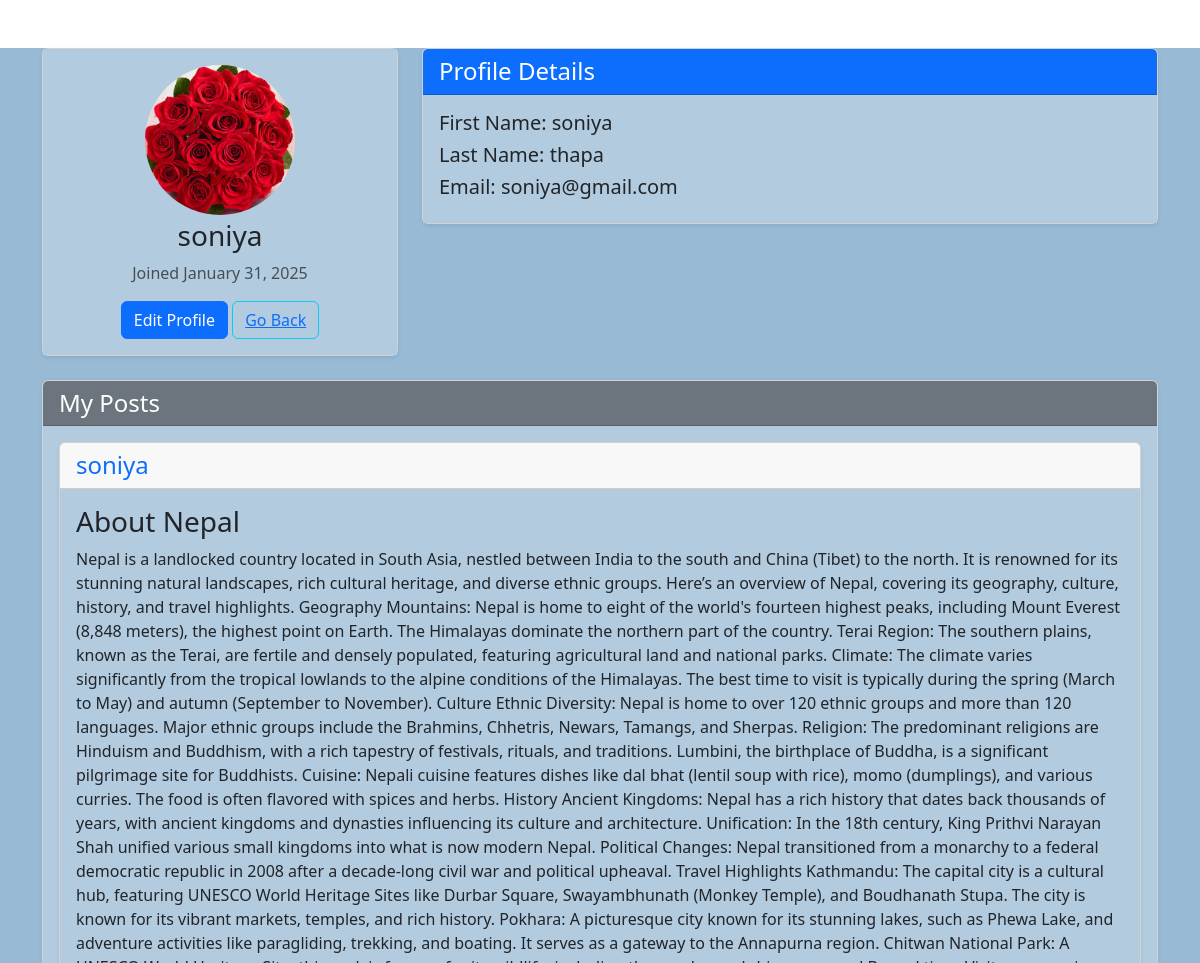
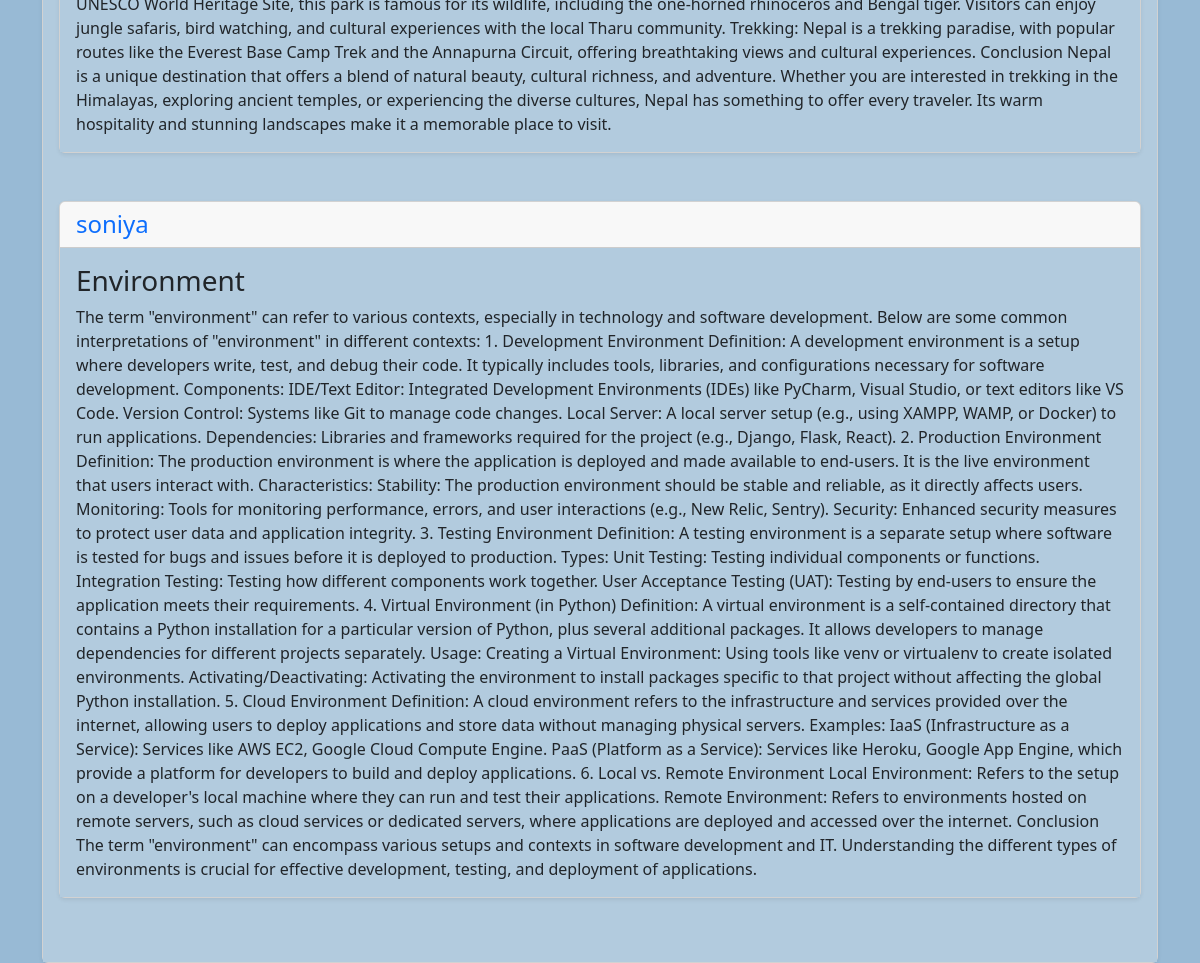
/profile/ (signed in), run on the app's committed database (2 pictures, top to bottom).
### base/models.py (models this page shows, shortened)
class Profile(models.Model):
    user = models.OneToOneField(User, on_delete=models.CASCADE,null= True, blank=True)
    image = models.ImageField(null= True, blank= True)

class Posts(models.Model):
    Title = models.CharField(max_length=100)
    description= models.TextField(max_length=1000)
    created_at = models.DateTimeField(default=timezone.now)
    author = models.ForeignKey(User, on_delete=models.CASCADE)

### base/views.py (the view, shortened to what this page needs)
# urls.py: path('profile/', views.profile, name= 'profile'),
@login_required
def profile(request):
    profile, created = Profile.objects.get_or_create(user=request.user)
    posts = Posts.objects.filter(author=request.user)
    return render(request, 'base/profile.html', {'posts': posts, 'profile': profile})

### base/templates/base/profile.html (shortened to what this page needs)
{% extends 'base/index.html' %}
{% block content %}
{% load static%}
<div class="container mt-5">
    <div class="row">
        <div class="col-md-4">
            <div class="card shadow-sm">
                <div class="card-body text-center">
                    <div class="mb-1">
                        {% if profile.image %}
                            <img src="{{ profile.image.url }}" class="rounded-circle" alt="Profile Picture" style="width: 150px; height: 150px; object-fit: cover;">
                        {% else %}
                            <img src="{% static 'images/default.jpg' %}" class="rounded-circle" alt="Default Profile Picture" style="width: 150px; height: 150px; object-fit: cover;">
                        {% endif %}
                    </div>
                    <h3 class="card-title">{{ user.username }}</h3>
                    <p class="text-muted">Joined {{ user.date_joined|date:"F d, Y" }}</p>
                    <a href="{% url 'update_profile' %}" class="btn btn-primary">Edit Profile</a>
                    <button class="btn btn-outline-info" type="submit"><a href="{% url 'home' %}">Go Back</a></button>
                </div>
            </div>
        </div>
        <div class="col-md-8">
            <div class="card shadow-sm">
                <div class="card-header bg-primary text-white">
                    <h4 class="mb-0">Profile Details</h4>
                </div>
                <div class="card-body">
                    <h5>First Name: {{ user.first_name }}</h5>
                    <h5>Last Name: {{ user.last_name }}</h5>
                    <h5>Email: {{ user.email }}</h5>
                </div>
            </div>
        </div>
    </div>
    <div class="row mt-4">
        <div class="col-md-12">
            <div class="card shadow-sm">
                <div class="card-header bg-secondary text-white">
                    <h4 class="mb-0">My Posts</h4>
                </div>
                <div class="card-body">
                    {% for post in posts %}
                    <form method="post">
                    <div class="card mb-5 shadow-sm">
                        <div class="card-header d-flex justify-content-between align-items-center">
                            <h4 class="text-primary mb-0">{{ post.author }}</h4>
                        </div>
                        <div class="card-body">
                            <h3 class="card-title">{{ post.Title }}</h3>
                            <p class="card-text">{{ post.description }}</p>
                        </div>
                    </div>
                    {% empty %}
                    <div class="alert alert-info text-center">
                        No posts available. Create your first post!
                    </div>
                    {% endfor %}
                    </form>
                </div>
            </div>
        </div>
    </div>
</div>
{% endblock %}

### base/templates/base/index.html (shortened to what this page needs)
{%load static%}
<!DOCTYPE html>
<html lang="en">
<head>
    <link href="https://cdn.jsdelivr.net/npm/bootstrap@5.3.3/dist/css/bootstrap.min.css" rel="stylesheet">
    <link href="https://cdn.jsdelivr.net/npm/bootstrap@5.3.2/dist/css/bootstrap.min.css" rel="stylesheet">
</head>
<body>
    <div class="container custom-container">
        {%block content%}
        {% endblock %}
    </div>
</body>
</html>

### base/templates/base/index.html (style rules this page uses)
.custom-container { max-width: 1500px; }
.container { background-color: #98bad5; }
.navbar,.card-body { background-color: #b2cbde; }
.shadow-sm { background-color: white; }

### data on the page
Profile: image (picture)
Posts: author "soniya", Title "About Nepal", description "Nepal is a landlocked country located in South Asia, nestled between India to the south and China (Tibet) to the north. It is renowned for its stunning natural landscapes, rich cultural heritage, and diverse ethnic groups. Here’s an overview of Nepal, covering its geography, culture, history, and travel highlights. Geography Mountains: Nepal is home to eight of the world's fourteen highest peaks, including Mount Everest (8,848 meters), the highest point on Earth. The Himalayas dominate the northern part of the country. Terai Region: The southern plains, known as the Terai, are fertile and densely populated, featuring agricultural land and national parks. Climate: The climate varies…"
Posts: author "soniya", Title "Environment", description "The term \"environment\" can refer to various contexts, especially in technology and software development. Below are some common interpretations of \"environment\" in different contexts: 1. Development Environment Definition: A development environment is a setup where developers write, test, and debug their code. It typically includes tools, libraries, and configurations necessary for software development. Components: IDE/Text Editor: Integrated Development Environments (IDEs) like PyCharm, Visual Studio, or text editors like VS Code. Version Control: Systems like Git to manage code changes. Local Server: A local server setup (e.g., using XAMPP, WAMP, or Docker) to run applications.…"

### other printed values
{{ user.username }} "soniya"
{{ user.date_joined|date:"F d, Y" }} "January 31, 2025"
{{ user.first_name }} "soniya"
{{ user.last_name }} "thapa"
{{ user.email }} "soniya@gmail.com"
